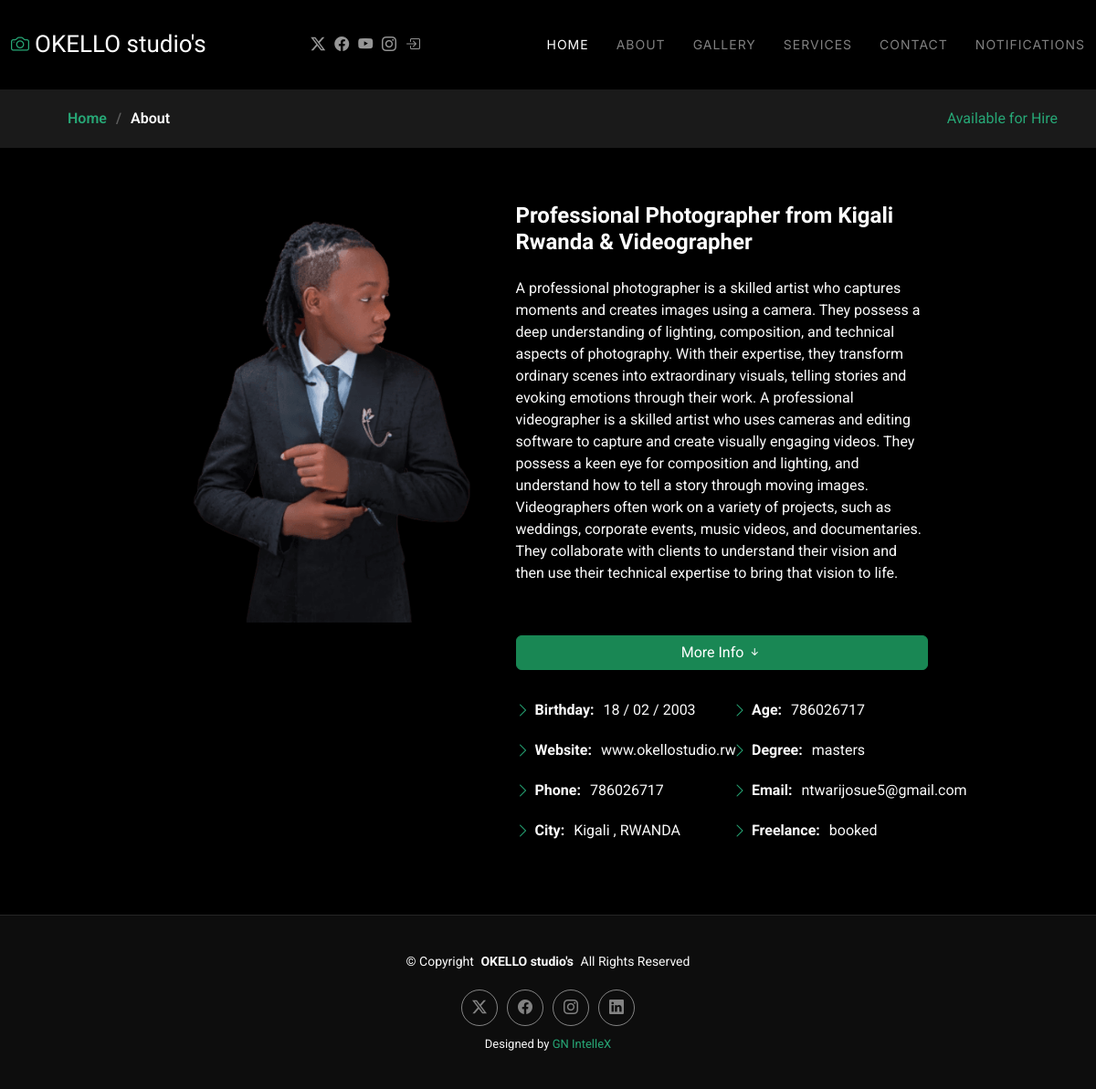
Page /about.php on the committed database.
### tables this page shows
CREATE TABLE `okello` (
  `id` int(1) NOT NULL,
  `name` varchar(250) NOT NULL,
  `about` text NOT NULL,
  `birth` varchar(250) NOT NULL,
  `website` varchar(200) NOT NULL,
  `phone` int(12) NOT NULL,
  `city` varchar(200) NOT NULL,
  `age` int(10) NOT NULL,
  `degree` varchar(10) NOT NULL,
  `email` varchar(100) NOT NULL,
  `freelance` varchar(20) NOT NULL,
  `password` varchar(200) NOT NULL
);

### about.php (the view, shortened to what this page needs)
<?php include('connect.php'); ?>
<!DOCTYPE html>
<html lang="en">
<head>
  <link href="assets/vendor/bootstrap/css/bootstrap.min.css" rel="stylesheet">
  <link href="assets/vendor/bootstrap-icons/bootstrap-icons.css" rel="stylesheet">
  <link href="assets/vendor/aos/aos.css" rel="stylesheet">
  <link href="assets/vendor/glightbox/css/glightbox.min.css" rel="stylesheet">
  <link href="assets/vendor/swiper/swiper-bundle.min.css" rel="stylesheet">
  <link href="assets/css/main.css" rel="stylesheet">
</head>
<body class="about-page">
<?php  include('./components/head.php') ?>
  <main class="main">
    <div class="page-title" data-aos="fade">
      <nav class="breadcrumbs">
        <div class="container d-flex justify-content-between">
          <ol>
            <li><a href="index.php">Home</a></li>
            <li class="current">About</li>
          </ol>
          <div class="contact">
            <a href="contact.php" class="btn-success">Available for Hire<br></a>
          </div>
        </div>
      </nav>
    </div>
    <section id="about" class="about section">
      <div class="container" data-aos="fade-up" data-aos-delay="100">
        <div class="row gy-4 justify-content-center">
          <div class="col-lg-4">
            <img src="about.png" class="img-fluid" alt="">
          </div>
          <div class="col-lg-5 content">
            <h2>Professional Photographer from Kigali Rwanda &amp; Videographer</h2>
            <?php
              $sql = "SELECT * FROM `okello`";
              $query = mysqli_query($con , $sql);
              while( $row = mysqli_fetch_array($query)){
                ?>
            <p class="py-3">
                <?php echo $row['about'] ?>
            </p>
            <p class="fst-italic py-3 mt-4">
               <button class="btn text-white btn-success col-12">More Info <i class="bi bi-arrow-down-short"></i></button>
            </p>
            <div class="row">
              <div class="col-lg-6">
                <ul>
                  <li><i class="bi bi-chevron-right"></i> <strong>Birthday:</strong> <span><?php echo $row['birth'] ?></span></li>
                  <li><i class="bi bi-chevron-right"></i> <strong>Website:</strong> <span><?php echo $row['website'] ?></span></li>
                  <li><i class="bi bi-chevron-right"></i> <strong>Phone:</strong> <span><?php echo $row['phone'] ?></span></li>
                  <li><i class="bi bi-chevron-right"></i> <strong>City:</strong> <span><?php echo $row['city'] ?></span></li>
                </ul>
              </div>
              <div class="col-lg-6">
                <ul>
                  <li><i class="bi bi-chevron-right"></i> <strong>Age:</strong> <span><?php echo $row['age'] ?></span></li>
                  <li><i class="bi bi-chevron-right"></i> <strong>Degree:</strong> <span><?php echo $row['degree'] ?></span></li>
                  <li><i class="bi bi-chevron-right"></i> <strong>Email:</strong> <span><?php echo $row['email'] ?></span></li>
                  <li><i class="bi bi-chevron-right"></i> <strong>Freelance:</strong> <span><?php echo $row['freelance'] ?></span></li>
                </ul>
              </div>
            </div>
          <?php } ?>
          </div>
        </div>
      </div>
    </section>
  </main>
  <footer id="footer" class="footer">
    <div class="container">
      <div class="copyright text-center ">
        <p>© <span>Copyright</span> <strong class="px-1 sitename">OKELLO studio's</strong> <span>All Rights Reserved</span></p>
      </div>
      <div class="social-links d-flex justify-content-center">
        <a href=""><i class="bi bi-twitter-x"></i></a>
        <a href=""><i class="bi bi-facebook"></i></a>
        <a href=""><i class="bi bi-instagram"></i></a>
        <a href=""><i class="bi bi-linkedin"></i></a>
      </div>
      <div class="credits">
        Designed by <a href="https://gnintellex.netlify.app/">GN IntelleX</a>
      </div>
    </div>
  </footer>
</body>
</html>

### assets/css/main.css (style rules this page uses)
:root { --default-font: "Roboto", system-ui, -apple-system, "Segoe UI", Roboto, "Helvetica Neue", Arial, "Noto Sans", "Liberation Sans", sans-serif, "Apple Color Emoji", "Segoe UI Emoji", "Segoe UI Symbol", "Noto Color Emoji"; --heading-font: "Cardo", sans-serif; --nav-font: "Inter", sans-serif; }
:root { --background-color: #000000; --default-color: #fafafa; --heading-color: #ffffff; --accent-color: #27a776; --surface-color: #1a1a1a; --contrast-color: #ffffff; }
:root { --nav-color: rgba(255, 255, 255, 0.5); --nav-hover-color: #ffffff; --nav-mobile-background-color: #1a1a1a; --nav-dropdown-background-color: #1a1a1a; --nav-dropdown-color: rgba(255, 255, 255, 0.5); --nav-dropdown-hover-color: #ffffff; }
:root { scroll-behavior: smooth; }
body { color: var(--default-color); background-color: var(--background-color); font-family: var(--default-font); }
a { color: var(--accent-color); text-decoration: none; transition: 0.3s; }
h1, h2, h3, h4, h5, h6 { color: var(--heading-color); font-family: var(--heading-font); }
.footer { --background-color: color-mix(in srgb, var(--default-color), transparent 95%); border-top: 1px solid color-mix(in srgb, var(--default-color), transparent 90%); color: var(--default-color); background-color: var(--background-color); font-size: 14px; padding: 40px 0; position: relative; }
.footer .copyright p { margin-bottom: 0; }
.footer .social-links { margin-top: 20px; }
.footer .social-links a { display: flex; align-items: center; justify-content: center; width: 40px; height: 40px; border-radius: 50%; border: 1px solid color-mix(in srgb, var(--default-color), transparent 50%); font-size: 16px; color: color-mix(in srgb, var(--default-color), transparent 50%); margin: 0 5px; transition: 0.3s; }
.footer .credits { margin-top: 10px; font-size: 13px; text-align: center; }
.page-title { color: var(--default-color); background-color: var(--background-color); position: relative; }
.page-title nav { background-color: color-mix(in srgb, var(--default-color), transparent 90%); padding: 20px 0; }
.page-title nav ol { display: flex; flex-wrap: wrap; list-style: none; margin: 0; font-size: 16px; font-weight: 600; }
.page-title nav ol li+li { padding-left: 10px; }
.page-title nav ol li+li::before { content: "/"; display: inline-block; padding-right: 10px; color: color-mix(in srgb, var(--default-color), transparent 70%); }
section, .section { color: var(--default-color); background-color: var(--background-color); padding: 60px 0; scroll-margin-top: 100px; overflow: clip; }
.about .content h2 { font-weight: 700; font-size: 24px; }
.about .content ul { list-style: none; padding: 0; }
.about .content ul li { margin-bottom: 20px; display: flex; align-items: center; }
.about .content ul strong { margin-right: 10px; }
.about .content ul i { font-size: 16px; margin-right: 5px; color: var(--accent-color); line-height: 0; }

### rows in the picture
okello: about "A professional photographer is a skilled artist who captures moments and creates images using a camera. They possess a deep understanding of lighting, composition, and technical aspects of photography. With their expertise, they transform ordinary scenes into extraordinary visuals, telling stories and evoking emotions through their work. A professional videographer is a skilled artist who uses cameras and editing software to capture and create visually engaging videos. They possess a keen eye for composition and lighting, and understand how to tell a story through moving images. Videographers often work on a variety of projects, such as weddings, corporate events, music videos, and…", birth "18 / 02 / 2003", website "www.okellostudio.rw", phone "786026717", city "Kigali , RWANDA", age "786026717", degree "masters", email "ntwarijosue5@gmail.com", freelance "booked"
